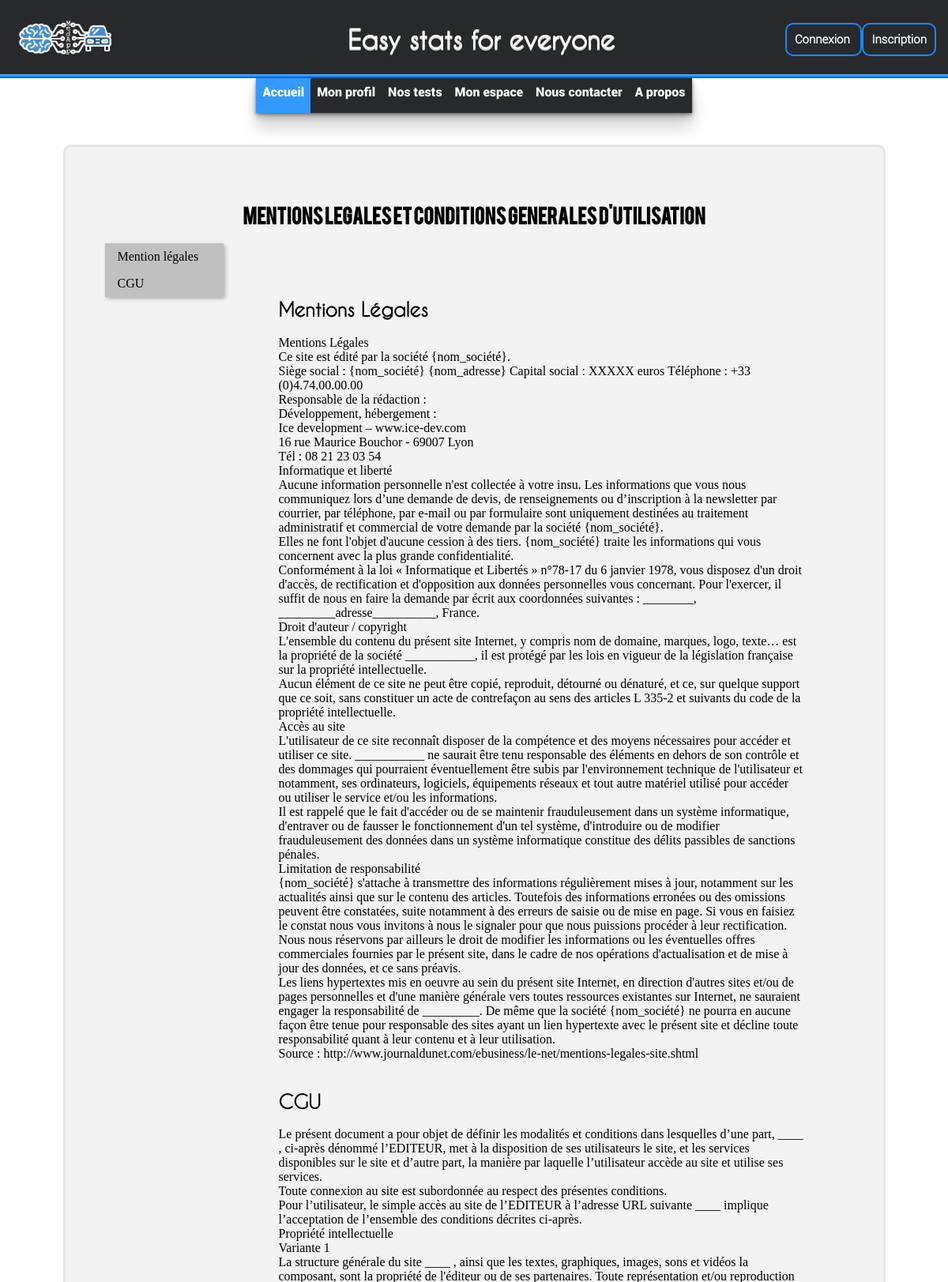
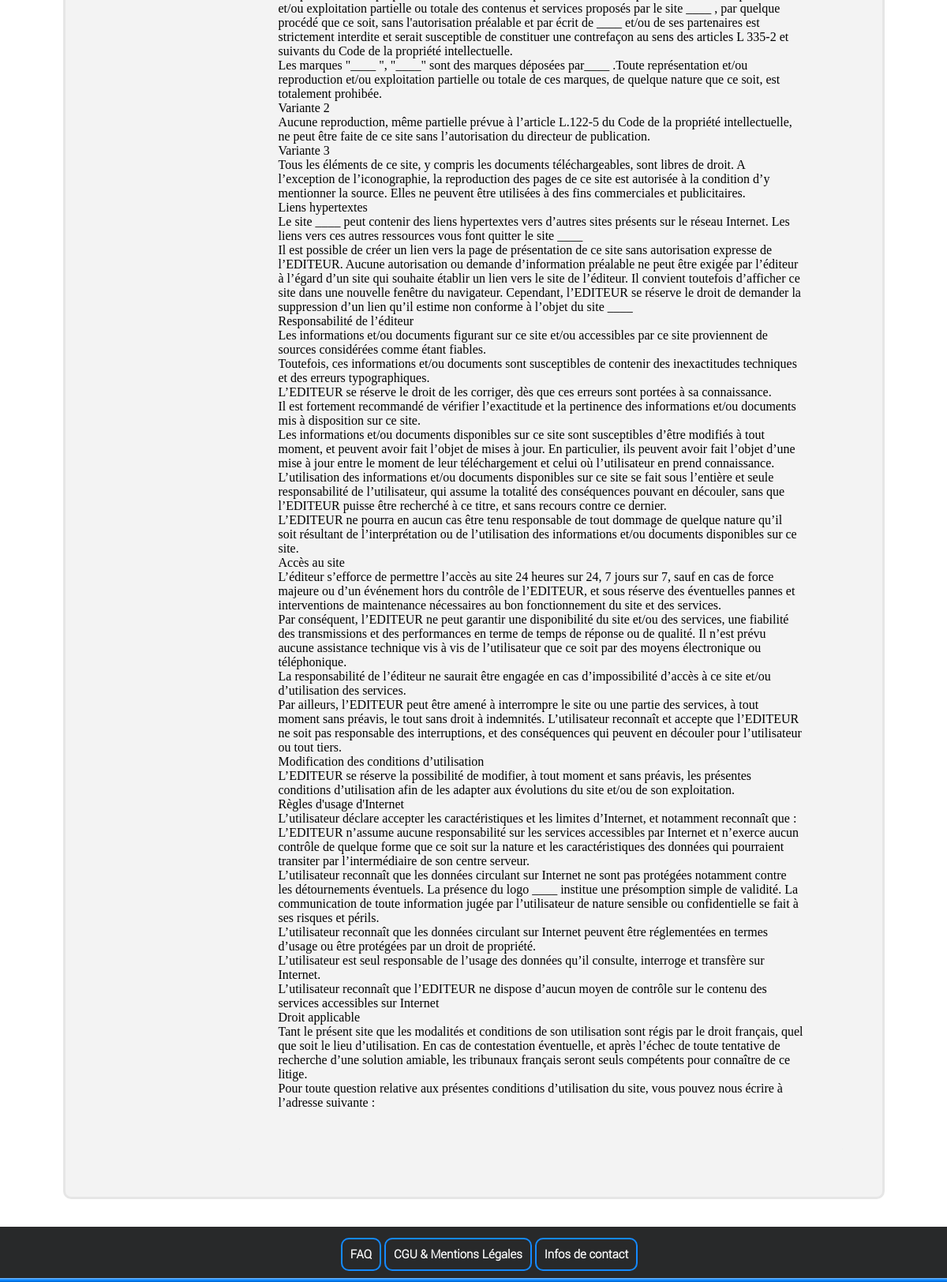
/CGUMentionLegales.php, run on the app's committed database (2 pictures, top to bottom).
### tables this page shows
CREATE TABLE IF NOT EXISTS `cgu` (
  `idCGU` int(25) NOT NULL AUTO_INCREMENT,
  `MentionLegales` mediumtext NOT NULL,
  `CGU` mediumtext NOT NULL,
  PRIMARY KEY (`idCGU`)
);

### CGUMentionLegales.php (called while the page is built)
<?php
require("Modeles/fonction.php");
require("includes/AccesBase.php");
$req=lireCGU($db,'1');
$donnee=$req->fetch();
$ML=$donnee["MentionLegales"];
$CGU=$donnee["CGU"];
include_once('Vues/CGUMentionLegales.vue.php');
?>

### Modeles/fonction.php (called while the page is built, shortened)
<?php
function lireCGU($db, $id){
	$req = $db->prepare("SELECT * FROM cgu WHERE idCGU='$id'");
	$req->execute();
	return $req;
}
?>

### Vues/CGUMentionLegales.vue.php (the view, shortened to what this page needs)
<!DOCTYPE html>
<html>
    <head>
    <link rel="stylesheet" type="text/css" href="design/CGUMentionLegales.css">
    </head>
    <body>
        <header><?php include_once('includes/header.php'); ?></header>
        <form method="post" action="CGUMentionLegalesEdition.php">
            <section class="section">
                <div class="titrePage">
                    <div class="titreP">
                        <h1>Mentions legales et Conditions generales d'utilisation</h1>
                    </div>
                </div>
                <nav class=menuNav>
                    <ul id="navigation">
                        <li><a href="#Debut ML">Mention légales</a></li>
                        <li><a href="#Debut CGU">CGU</a></li>
                    </ul>
                </nav>
                <article class="texte">
                    <div class="zoneArticle">
                            <h2 id="Debut ML">Mentions Légales</h2>
                            <output name="MentionLegale"><?php  echo nl2br($ML)?></output>
                            <h2 id="Debut CGU">CGU</h2>
                            <output name="CGU"><?php  echo nl2br($CGU); ?></output>
                        </div>
                </article>
            </section>
        </form>
        <footer><?php include_once('includes/footer.php'); ?></footer>
    </body>
</html>

### design/CGUMentionLegales.css (style rules this page uses)
html { scroll-behavior: smooth; }
body { margin: 0px; }
h1 { font-family : BEBAS__; }
h2 { font-family: CaviarDreams; }
nav { float: left; width: 150px; border-radius:2px; box-shadow:2px 2px 5px #aaa; position: fixed; }
.titrePage { display:flex; flex-direction:column margin:auto; padding: auto; }
.titreP { margin:auto; padding: auto; }
.zoneArticle { background-color:#F3F3F3; border-radius:1px;margin:0 0 10px; padding:50px; margin: 12; }
.section { margin: 35px auto; max-width:935px; width:100%; padding: 50px; background-color:#F3F3F3; border-radius:10px; border:3px solid #e6e6e6; }
.texte { margin-left: 170px; background-color: #D4E7E6; }
#navigation { list-style-type: none; margin: 0; padding: 0; width: auto; background-color: #C1C0C0; }
#navigation li a { display: block; color: #000; padding: 8px 16px; text-decoration: none; }

### design/header.css (style rules this page uses)
h1 { text-align: center; }

### design/footer.css (style rules this page uses)
body { min-height: 100%; }
footer { height: 100%; bottom: 0; }

### data on the page
cgu: MentionLegales "Mentions Légales Ce site est édité par la société {nom_société}. Siège social : {nom_société} {nom_adresse} Capital social : XXXXX euros Téléphone : +33 (0)4.74.00.00.00 Responsable de la rédaction : Développement, hébergement : Ice development – www.ice-dev.com 16 rue Maurice Bouchor - 69007 Lyon Tél : 08 21 23 03 54 Informatique et liberté Aucune information personnelle n'est collectée à votre insu. Les informations que vous nous communiquez lors d’une demande de devis, de renseignements ou d’inscription à la newsletter par courrier, par téléphone, par e-mail ou par formulaire sont uniquement destinées au traitement administratif et commercial de votre demande par la société…", CGU "Le présent document a pour objet de définir les modalités et conditions dans lesquelles d’une part, ____ , ci-après dénommé l’EDITEUR, met à la disposition de ses utilisateurs le site, et les services disponibles sur le site et d’autre part, la manière par laquelle l’utilisateur accède au site et utilise ses services. Toute connexion au site est subordonnée au respect des présentes conditions. Pour l’utilisateur, le simple accès au site de l’EDITEUR à l’adresse URL suivante ____ implique l’acceptation de l’ensemble des conditions décrites ci-après. Propriété intellectuelle Variante 1 La structure générale du site ____ , ainsi que les textes, graphiques, images, sons et vidéos la composant,…"
